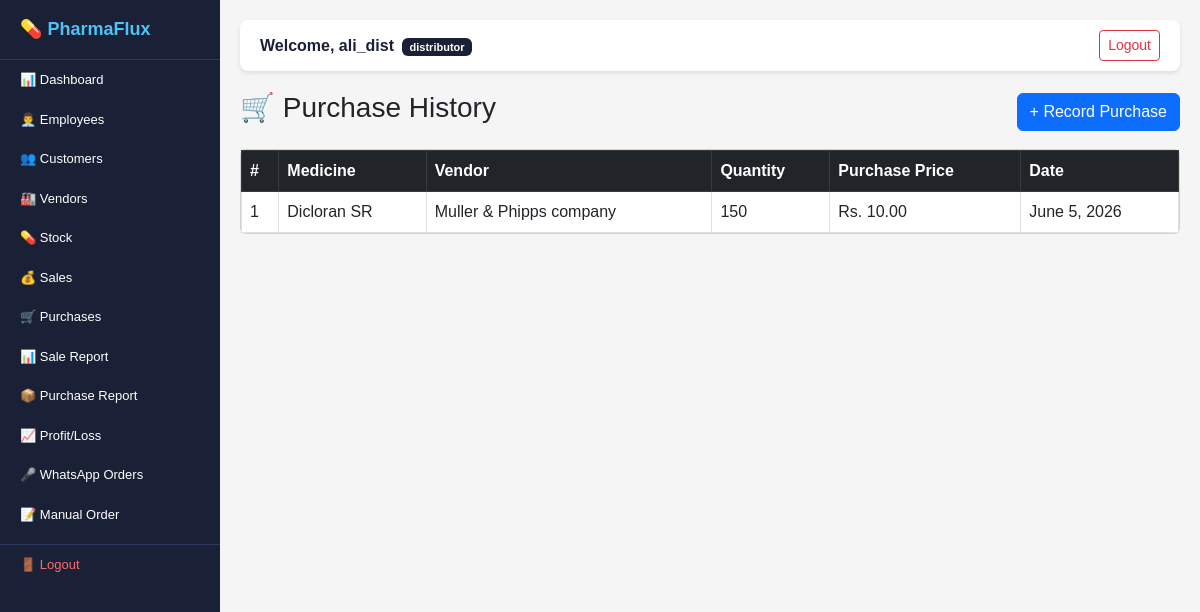
Screenshot of /purchases/ (signed in) with the database file from the repository.
### users/models.py (models this page shows)
class User(AbstractUser):
    ROLES = [
        ('superadmin', 'Super Admin'),
        ('distributor', 'Distributor'),
        ('employee', 'Employee'),
    ]
    role = models.CharField(
        max_length=20,
        choices=ROLES,
        default='distributor'
    )

### purchases/models.py (models this page shows, shortened)
class Purchase(models.Model):
    distributor = models.ForeignKey(
        Distributor,
        on_delete=models.CASCADE,
        related_name='purchases'
    )
    vendor = models.ForeignKey(
        Vendor,
        on_delete=models.CASCADE,
        related_name='purchases'
    )
    stock = models.ForeignKey(
        Stock,
        on_delete=models.CASCADE,
        related_name='purchases'
    )
    purchase_date = models.DateField(
        auto_now_add=True
    )
    quantity = models.IntegerField()
    purchase_price = models.DecimalField(
        max_digits=10,
        decimal_places=2
    )

### stock/models.py (models this page shows, shortened)
class Stock(models.Model):
    distributor = models.ForeignKey(
        Distributor,
        on_delete=models.CASCADE,
        related_name='stocks'
    )
    medicine_name = models.CharField(
        max_length=200
    )
    batch_no = models.CharField(
        max_length=100,
        unique=True
    )
    quantity = models.IntegerField(default=0)
    expiry_date = models.DateField()
    unit_price = models.DecimalField(
        max_digits=10,
        decimal_places=2
    )
    reorder_level = models.IntegerField(
        default=10
    )
    created_at = models.DateTimeField(
        auto_now_add=True
    )

### vendors/models.py (models this page shows, shortened)
class Vendor(models.Model):
    distributor = models.ForeignKey(
        Distributor,
        on_delete=models.CASCADE,
        related_name='vendors'
    )
    company_name = models.CharField(
        max_length=200
    )
    contact = models.CharField(max_length=20)
    email = models.EmailField(blank=True)
    address = models.TextField(blank=True)
    created_at = models.DateTimeField(
        auto_now_add=True
    )

### purchases/views.py (the view)
# urls.py: path('', views.purchase_list, name='purchase_list'),
@login_required
def purchase_list(request):
    distributor = get_distributor(request)
    purchases = Purchase.objects.filter(
        distributor=distributor
    ).order_by('-purchase_date')
    return render(request, 'purchases/list.html', {'purchases': purchases})

### purchases/views.py (called while the page is built)
def get_distributor(request):
    if request.user.role == 'distributor':
        return request.user.distributor
    elif request.user.role == 'employee':
        return request.user.employee.distributor
    return None

### templates/purchases/list.html (shortened to what this page needs)
{% extends 'base.html' %}
{% block content %}
<div class="d-flex justify-content-between align-items-center mb-3">
    <h3>🛒 Purchase History</h3>
    <a href="/purchases/add/" class="btn btn-primary">+ Record Purchase</a>
</div>
<div class="card">
    <div class="card-body p-0">
        <table class="table table-bordered table-hover mb-0">
            <thead class="table-dark">
                <tr>
                    <th>#</th>
                    <th>Medicine</th>
                    <th>Vendor</th>
                    <th>Quantity</th>
                    <th>Purchase Price</th>
                    <th>Date</th>
                </tr>
            </thead>
            <tbody>
                {% for purchase in purchases %}
                <tr>
                    <td>{{ forloop.counter }}</td>
                    <td>{{ purchase.stock.medicine_name }}</td>
                    <td>{{ purchase.vendor.company_name }}</td>
                    <td>{{ purchase.quantity }}</td>
                    <td>Rs. {{ purchase.purchase_price }}</td>
                    <td>{{ purchase.purchase_date }}</td>
                </tr>
                {% endfor %}
            </tbody>
        </table>
    </div>
</div>
{% endblock %}

### templates/base.html (shortened to what this page needs)
<!DOCTYPE html>
<html lang="en">
<head>
    <link href="https://cdn.jsdelivr.net/npm/bootstrap@5.3.0/dist/css/bootstrap.min.css" rel="stylesheet">
</head>
<body>
<div id="sidebar">
    <span class="brand">💊 PharmaFlux</span>
    {% if request.user.role == 'superadmin' %}
    <a href="/superadmin/" class="nav-link-item">📊 Dashboard</a>
    <a href="/superadmin/add-distributor/" class="nav-link-item">➕ Add Distributor</a>
    {% elif request.user.role == 'distributor' %}
    <a href="/dashboard/" class="nav-link-item">📊 Dashboard</a>
    <a href="/employees/" class="nav-link-item">👨‍💼 Employees</a>
    <a href="/customers/" class="nav-link-item">👥 Customers</a>
    <a href="/vendors/" class="nav-link-item">🏭 Vendors</a>
    <a href="/stock/" class="nav-link-item">💊 Stock</a>
    <a href="/sales/" class="nav-link-item">💰 Sales</a>
    <a href="/purchases/" class="nav-link-item">🛒 Purchases</a>
    <a href="/reports/sales/" class="nav-link-item">📊 Sale Report</a>
    <a href="/reports/purchases/" class="nav-link-item">📦 Purchase Report</a>
    <a href="/reports/profit-loss/" class="nav-link-item">📈 Profit/Loss</a>
    <a href="/voice-orders/" class="nav-link-item">🎤 WhatsApp Orders</a>
    <a href="/voice-orders/create/" class="nav-link-item">📝 Manual Order</a>
    {% endif %}
    <a href="/logout/" class="nav-logout">🚪 Logout</a>
</div>
<div id="main-content">
    <div class="topbar">
        <span style="font-weight:bold; color:#1a2035;">
            Welcome, {{ request.user.username }}
            <span class="badge ms-1" style="background:#1a2035; font-size:11px;">
                {{ request.user.role }}
            </span>
        </span>
        <a href="/logout/" class="btn btn-sm btn-outline-danger">Logout</a>
    </div>
    {% block content %}
    {% endblock %}
</div>
</body>
</html>

### templates/base.html (style rules this page uses)
* { margin: 0; padding: 0; box-sizing: border-box; }
body { font-family: Arial, sans-serif; background-color: #f5f5f5; }
#sidebar { width: 220px; height: 100vh; background-color: #1a2035; position: fixed; top: 0; left: 0; overflow-y: auto; overflow-x: hidden; z-index: 999; }
.brand { color: #4fc3f7; font-size: 18px; font-weight: bold; padding: 16px 20px; background: #1a2035; display: block; border-bottom: 1px solid #2d3a5e; }
.nav-link-item { color: #ffffff; padding: 10px 20px; display: block; text-decoration: none; font-size: 13px; }
.nav-logout { color: #ff6b6b; padding: 10px 20px; display: block; text-decoration: none; font-size: 13px; border-top: 1px solid #2d3a5e; margin-top: 10px; }
#main-content { margin-left: 220px; padding: 20px; }
.topbar { background: #ffffff; padding: 10px 20px; margin-bottom: 20px; border-radius: 8px; box-shadow: 0 2px 4px rgba(0,0,0,0.1); display: flex; justify-content: space-between; align-items: center; }

### rows the page displays
User: user.username "ali_dist", user.role "distributor"
Purchase: stock.medicine_name "Dicloran SR", vendor.company_name "Muller & Phipps company", quantity "150", purchase_price "10.00", purchase_date "June 5, 2026"
